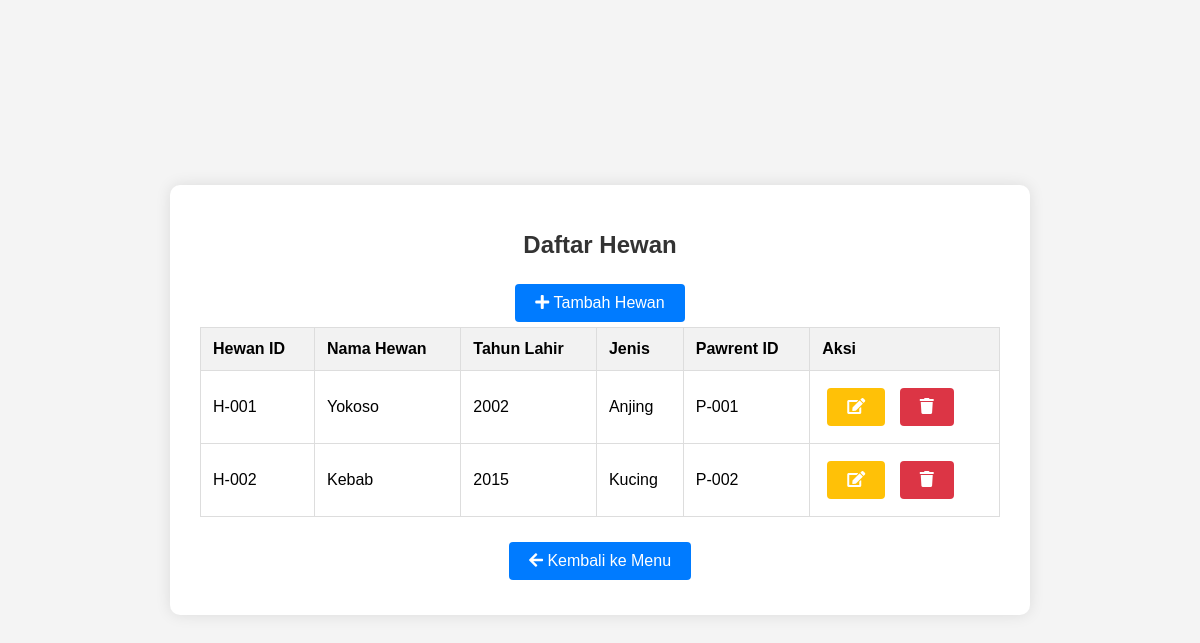
Screenshot of /src/models/hewan/index.php with the database file from the repository.
### tables this page shows
CREATE TABLE `hewan` (
  `Hewan_ID` varchar(10) NOT NULL,
  `Hewan_Nama` varchar(100) DEFAULT NULL,
  `Hewan_Tahun_Lahir` int(11) DEFAULT NULL,
  `Hewan_Jenis` varchar(50) DEFAULT NULL,
  `Pawrent_ID` varchar(10) DEFAULT NULL
);

### src/models/Hewan/index.php (the view, shortened to what this page needs)
<?php
include '../../connection.php';
$sql = "SELECT * FROM hewan";
$result = $conn->query($sql);
?>
<!DOCTYPE html>
<html lang="en">
<head>
    <link rel="stylesheet" href="../../style/style.css">
    <link rel="stylesheet" href="https://cdnjs.cloudflare.com/ajax/libs/font-awesome/5.15.3/css/all.min.css">
</head>
<body>
    <div class="container">
        <h1>Daftar Hewan</h1>
        <a href="create.php" class="btn btn-add"><i class="fas fa-plus"></i> Tambah Hewan</a>
        <table>
            <tr>
                <th>Hewan ID</th>
                <th>Nama Hewan</th>
                <th>Tahun Lahir</th>
                <th>Jenis</th>
                <th>Pawrent ID</th>
                <th>Aksi</th>
            </tr>
            <?php
            if ($result->num_rows > 0) {
                while ($row = $result->fetch_assoc()) {
                    echo "<tr>";
                    echo "<td>{$row['Hewan_ID']}</td>";
                    echo "<td>{$row['Hewan_Nama']}</td>";
                    echo "<td>{$row['Hewan_Tahun_Lahir']}</td>";
                    echo "<td>{$row['Hewan_Jenis']}</td>";
                    echo "<td>{$row['Pawrent_ID']}</td>";
                    echo "<td>
                            <a href='update.php?id={$row['Hewan_ID']}' class='btn btn-edit'><i class='fas fa-edit'></i></a>
                            <a href='delete.php?id={$row['Hewan_ID']}' class='btn btn-delete'><i class='fas fa-trash'></i></a>
                          </td>";
                    echo "</tr>";
                }
            } else {
                echo "<tr><td colspan='6'>No data found</td></tr>";
            }
            ?>
        </table>
        <a href="../../app.php" class="btn btn-add"><i class="fas fa-arrow-left"></i> Kembali ke Menu</a>
    </div>
</body>
</html>

### src/style/style.css (style rules this page uses)
body { font-family: Arial, sans-serif; background-color: #f4f4f4; margin: 0; padding: 0; display: flex; justify-content: center; align-items: center; height: 100vh; }
.container { background-color: #fff; padding: 30px; border-radius: 10px; box-shadow: 0 0 15px rgba(0, 0, 0, 0.1); text-align: center; max-width: 800px; width: 100%; }
h1 { color: #333; margin-bottom: 20px; font-size: 24px; }
table { width: 100%; border-collapse: collapse; margin-bottom: 20px; }
table, th, td { border: 1px solid #ddd; }
th, td { padding: 12px; text-align: left; }
th { background-color: #f2f2f2; }
.btn { text-decoration: none; color: #fff; padding: 10px 20px; border-radius: 4px; transition: all 0.3s ease; display: inline-block; margin: 5px; }
.btn-add { background-color: #007bff; }
.btn-edit { background-color: #ffc107; }
.btn-delete { background-color: #dc3545; }

### rows the page displays
hewan: Hewan_ID "H-001", Hewan_Nama "Yokoso", Hewan_Tahun_Lahir "2002", Hewan_Jenis "Anjing", Pawrent_ID "P-001"
hewan: Hewan_ID "H-002", Hewan_Nama "Kebab", Hewan_Tahun_Lahir "2015", Hewan_Jenis "Kucing", Pawrent_ID "P-002"
